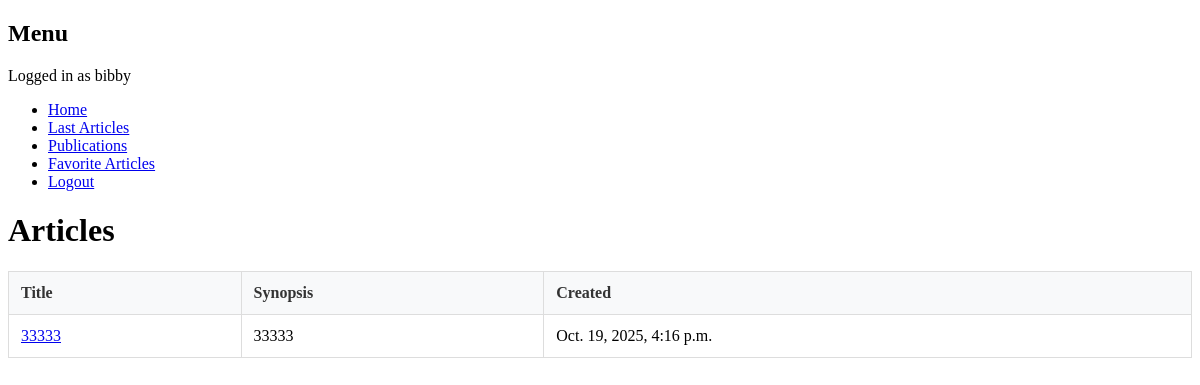
The page /publications/ (signed in) on the database its author committed.
### core/models.py (models this page shows, shortened)
class Article(models.Model):
    title = models.CharField(max_length=64, null=False)
    author = models.ForeignKey(User, on_delete=models.CASCADE, null=False)
    created = models.DateTimeField(auto_now_add=True, null=False)
    synopsis = models.CharField(max_length=312, null=False)
    content = models.TextField(null=False)

### ex01/views/publications.py (the view)
# urls.py: path("publications/", PublicationsView.as_view(), name="publications"),
class PublicationsView(ListView):
    model = Article
    template_name = "ex01/publications.html"
    def get_queryset(self):
        user = self.request.user
        if user.is_authenticated:
            return Article.objects.filter(author=user).all()
        raise PermissionDenied("Please login to view your publications")

### ex03/context_processors.py (called while the page is built)
def login_form_processor(request):
    if not request.user.is_authenticated:
        return {'login_form': LoginForm()}
    return {}

### templates/ex01/publications.html (shortened to what this page needs)
{% extends 'base.html' %}
{% block content %}
    <div class="container">
        <h1>Articles</h1>
        <table>
            <thead>
                <tr>
                    <th>Title</th>
                    <th>Synopsis</th>
                    <th>Created</th>
                </tr>
            </thead>
            <tbody>
                {% for article in object_list %}
                    <tr>
                        <td><a href="{% url 'article_detail' article.id %}">{{ article.title }}</a></td>
                        <td>{{ article.synopsis }}</td>
                        <td>{{ article.created }}</td>
                    </tr>
                {% endfor %}
            </tbody>
        </table>
    </div>
{% endblock %}

### templates/ex03/menu.html (shortened to what this page needs)
<nav>
    <h1>Menu</h1>
    <p>Logged in as {{ user.username }}</p>
    <ul>
        <li><a href="{% url 'home' %}">Home</a></li>
        <li><a href="{% url 'articles' %}">Last Articles</a></li>
        {% if user.is_authenticated %}
        <li><a href="{% url 'publications' %}">Publications</a></li>
        <li><a href="{% url 'favorite_articles' %}">Favorite Articles</a></li>
        <li><a href="{% url 'logout' %}">Logout</a></li>
        {% endif %}
    </ul>
</nav>

### templates/ex01/publications.html (style rules this page uses)
table { width: 100%; border-collapse: collapse; margin-top: 20px; }
th, td { border: 1px solid #ddd; padding: 12px; text-align: left; vertical-align: top; }
th { background-color: #f8f9fa; font-weight: bold; color: #333; }

### rows shown on the page
Article: title "33333", synopsis "33333", created "Oct. 19, 2025, 4:16 p.m."

### other values the page prints
{{ user.username }} "bibby"
